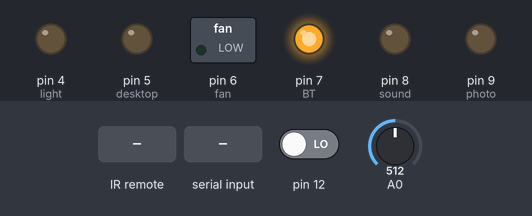
A sketch run on a simulated Arduino Uno, built with avr-gcc and run on an emulated ATmega328P. Shown: switched loads named in the sketch (green lamp = pin HIGH), output pins drawn as LEDs (lit = HIGH). Dashed ring = blinking. Inputs (shaded band) come from the test bench; at power-on: pin 12 LOW, A0 = 512. What the sketch prints to the serial monitor is not drawn.

Above: at 1.7 s.
1.8 s: infrared code 0xFFB04F received
At 4.7 s:
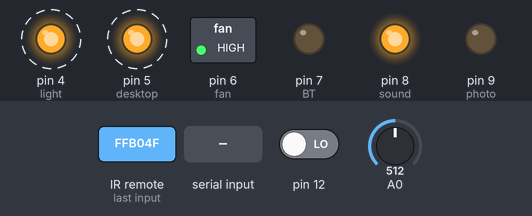
4.8 s: infrared code 0xFF9867 received
At 6.5 s:
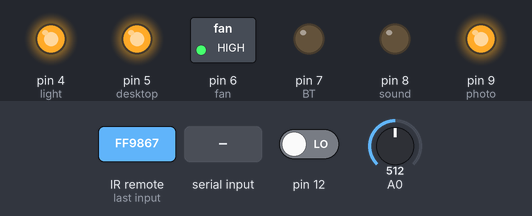
7.3 s: infrared code 0xFF6897 received
At 9.0 s:
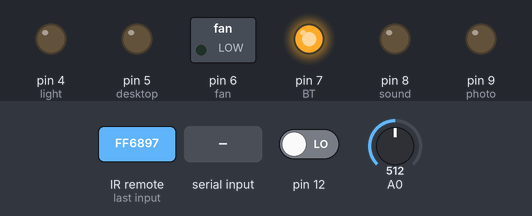
9.3 s: "li" received over the second serial link
At 10.7 s:
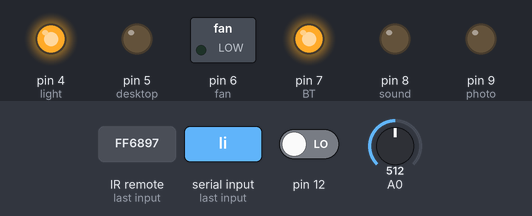
11.3 s: "des" received over the second serial link
At 12.2 s:
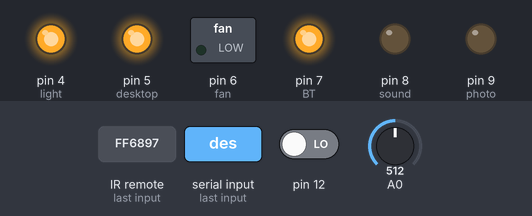
13.3 s: "fa" received over the second serial link
At 14.9 s:
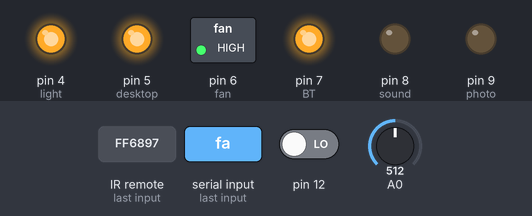
Timing chart, 0 to 16.3 s (numbered marks = the images above; inputs shaded):
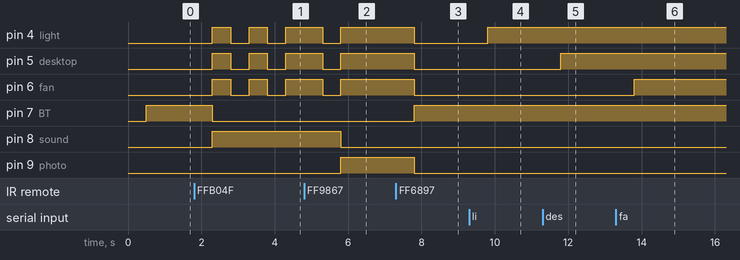

The sketch:

Infrarrojo.ino
```cpp
#include <IRremote.h>
#include <SoftwareSerial.h>

SoftwareSerial Bluetooth (11, 10); //Tx & Rx

int infra = 3;
const int light = 4;
const int desktop = 5;
const int fan = 6;
//bool state = false;
bool li = false;
bool des = false;
bool fa = false;
int timer = 0;
String words;
char text[25];
int n = 0;
int modes = 1;
const int photo = 9;
const int sound = 8;
const int BT = 7;


IRrecv irrecv(infra);
decode_results code;


void setup() {
  Serial.begin(9600);
  irrecv.enableIRIn();
  Bluetooth.flush();
  delay(500);
  Bluetooth.begin(9600);
  pinMode (light, OUTPUT);
  pinMode (desktop, OUTPUT);
  pinMode (fan, OUTPUT);
  pinMode (BT, OUTPUT);
  pinMode (12, INPUT);
  pinMode (sound, OUTPUT);
  pinMode (photo, OUTPUT);

}

void loop() {

 digitalWrite(BT, HIGH);
  while (modes == 1){
  if (irrecv.decode(&code) || (Bluetooth.available() > 0)){
    Serial.println(code.value, HEX);
     while (Bluetooth.available() > 0){
      text[n] = char(Bluetooth.read());
      Serial.println (text);
      n++;
  }
    words = text;
    Serial.print(words);
  //Serial.println(code.value, HEX);
    if (code.value==0xFF30CF || words == "li"){
      li = !li;

    }else if (code.value==0xFF18E7 || words == "des"){
      des = !des;

    }else if (code.value==0xFF7A85 || words == "fa"){
      fa = !fa;

    }else if (code.value==0xFFE21D || words == "all"){
     li = false;
     des = false;
     fa = false;

    }else if (code.value==0xFFA25D || words == "none"){
      li = true;
      des = true;
      fa = true;

    }else if (code.value == 0xFF9867){
      modes = 2;

    }else if (code.value == 0xFFB04F)
      modes = 3;

  //timer = 1;
  delay(500);
  irrecv.resume();
  }

 if (li == false){
  digitalWrite (light, LOW);
 }else
  digitalWrite (light, HIGH);

 if (des == false){
  digitalWrite (desktop, LOW);
 }else
  digitalWrite (desktop, HIGH);

 if (fa == false){
  digitalWrite (fan, LOW);
 }else
  digitalWrite (fan, HIGH);

  words = "xyz";
    while (n >= 0){
      text[n] = '\0';
      if (n == 0)
      break;

      n--;
    }
  }

  digitalWrite(BT, LOW);
  digitalWrite(photo, HIGH);
  digitalWrite(fan, HIGH);

  while (modes == 2){
    if (irrecv.decode(&code)){

       if (code.value == 0xFF6897)
        modes = 1;

      if (code.value == 0xFFB04F)
        modes = 3;

        delay(500);
    irrecv.resume();
    }


    Serial.println (analogRead(A0));
    if (analogRead(A0) > 500){
      digitalWrite (light, HIGH);
      digitalWrite (desktop, HIGH);

    }else{

      digitalWrite (light, LOW);
      digitalWrite (desktop, LOW);
    }

   }
   digitalWrite(photo, LOW);
   digitalWrite(fan, digitalRead(desktop));
   digitalWrite(sound, HIGH);


  while (modes == 3){
    if (irrecv.decode(&code)){

       if (code.value == 0xFF6897)
        modes = 1;

      if (code.value == 0xFF9867)
        modes = 2;

     delay(500);
    irrecv.resume();
    }

    if (digitalRead(12) == LOW){

      digitalWrite(desktop, !digitalRead(desktop));
      digitalWrite(light, !digitalRead(light));
      digitalWrite(fan, !digitalRead(fan));

      delay(500);
    }
  }

  digitalWrite(sound, LOW);
}
```

Measured:
- after the input at 1.8 s, pin 4 (light), pin 5 (desktop), pin 6 (fan): alternates HIGH for 0.50 s and LOW for 0.50 s, starting after 0.50 s; pin 7 (BT): HIGH → LOW after 0.50 s; pin 8 (sound): LOW → HIGH after 0.50 s
- after the input at 4.8 s, pin 8 (sound): HIGH → LOW after 1.0 s; pin 9 (photo): LOW → HIGH after 1.0 s
- after the input at 7.3 s, pin 4 (light), pin 5 (desktop), pin 6 (fan), pin 9 (photo): HIGH → LOW after 0.50 s; pin 7 (BT): LOW → HIGH after 0.50 s
- after the input at 9.3 s, pin 4 (light): LOW → HIGH after 0.50 s
- after the input at 11.3 s, pin 5 (desktop): LOW → HIGH after 0.50 s
- after the input at 13.3 s, pin 6 (fan): LOW → HIGH after 0.50 s
